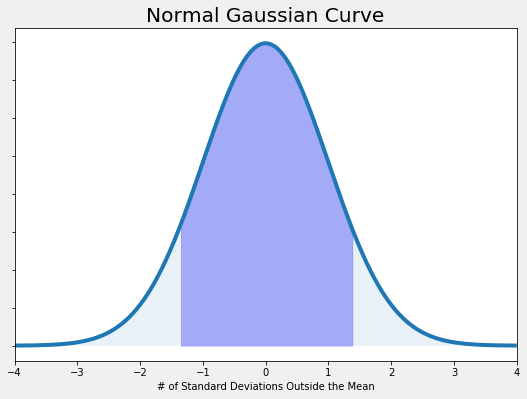

Source code (Python):
# normal_curve.py

import numpy as np
import matplotlib.pyplot as plt
from scipy.stats import norm

# define constants
mu = 998.8 
sigma = 73.10
x1 = 900
x2 = 1100

# calculate the z-transform
z1 = ( x1 - mu ) / sigma
z2 = ( x2 - mu ) / sigma

#After the Z-transform of the lower and upper bounds are calculated, we calculate the probability with SciPy's scipy.stats.norm.pdf() function.

x = np.arange(z1, z2, 0.001) # range of x in spec
x_all = np.arange(-10, 10, 0.001) # entire range of x, both in and out of spec
# mean = 0, stddev = 1, since Z-transform was calculated
y = norm.pdf(x,0,1)
y2 = norm.pdf(x_all,0,1)


# build the plot
fig, ax = plt.subplots(figsize=(9,6))
plt.style.use('fivethirtyeight')
ax.plot(x_all,y2)

ax.fill_between(x,y,0, alpha=0.3, color='b')
ax.fill_between(x_all,y2,0, alpha=0.1)
ax.set_xlim([-4,4])
ax.set_xlabel('# of Standard Deviations Outside the Mean')
ax.set_yticklabels([])
ax.set_title('Normal Gaussian Curve')

plt.savefig('normal_curve.png', dpi=72, bbox_inches='tight')
plt.show()